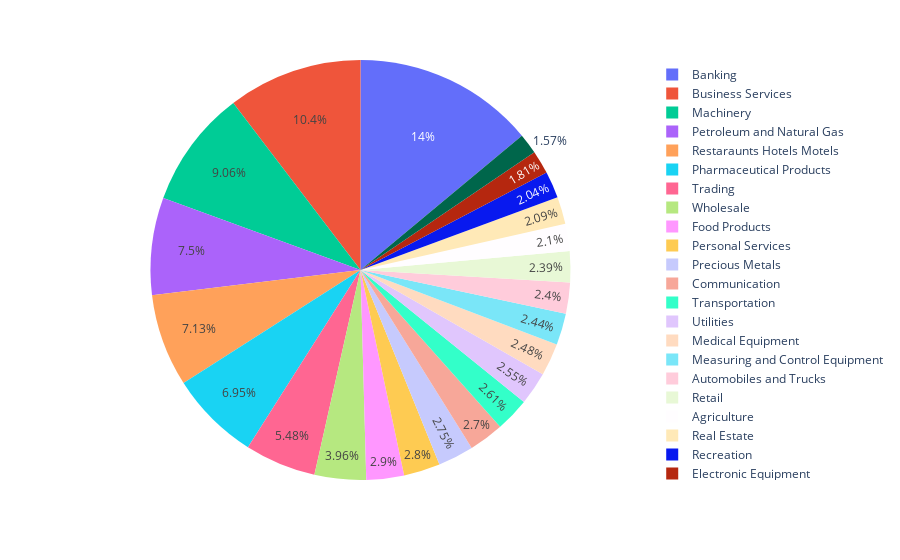

Notebook cell for this chart:
### Markdown cell above
### Long industries

### Code cell
fig = px.pie(longs.dropna(subset=["Value", "famaindustry"]), values="Value", names="famaindustry")
fig.write_image(f"{output_dir}/long_industries.jpeg")
with open(f"{output_dir}/long_industries.html", "w", encoding="utf-8") as f:
    f.write(fig.to_html()) 
fig.show()

### Figure 1 — Plotly figure (JSON) as saved in the notebook; plotly's stock layout.template omitted (floating-point values rounded to 4 significant figures)
{"data": [{"domain": {"x": [0, 1], "y": [0, 1]}, "hovertemplate": "famaindustry=%{label}<br>Value=%{value}<extra></extra>", "labels": ["Machinery", "Utilities", "Pharmaceutical Products", "Transportation", "Agriculture", "Electronic Equipment", "Banking", "Food Products", "Banking", "Petroleum and Natural Gas", "Petroleum and Natural Gas", "Restaraunts Hotels Motels", "Trading", "Entertainment", "Precious Metals", "Machinery", "Automobiles and Trucks", "Restaraunts Hotels Motels", "Pharmaceutical Products", "Petroleum and Natural Gas", "Business Services", "Measuring and Control Equipment", "Recreation", "Trading", "Banking", "Business Services", "Banking", "Communication", "Medical Equipment", "Real Estate", "Business Services", "Banking", "Personal Services", "Retail", "Business Services", "Wholesale"], "legendgroup": "", "name": "", "showlegend": true, "type": "pie", "values": [35500.0, 21680.0, 21260.0, 22250, 17840.0, 15380.0, 26520.0, 24690.0, 25780.0, 20400.0, 28650.0, 28950.0, 20470.0, 13320.0, 23410.0, 41650.0, 20450.0, 31750.0, 37860.0, 14750.0, 21890.0, 20730.0, 17390.0, 26160.0, 25170.0, 14340.0, 16200.0, 22940.0, 21100.0, 17790.0, 26630.0, 25070.0, 23790.0, 20340.0, 25310.0, 33720.0]}], "layout": {"legend": {"tracegroupgap": 0}, "margin": {"t": 60}}}
